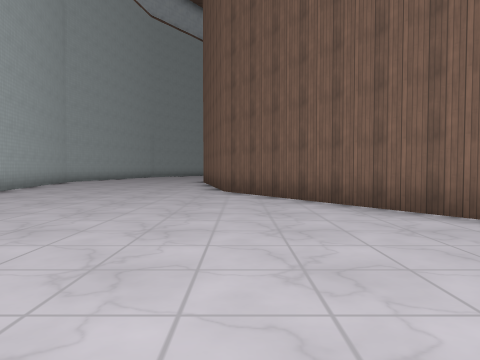
View 1 (above)

21 first-person views from a walk through a level from a Godot 3-D game. The camera is 1.2 m above the floor, tilts 2° down and sees 70° across. The floor is counted in squares, 2 m on a side. Each view is taken from the middle of a square. On the plan, view 1 faces up. The plan holds only what a view shows up to about 10 squares ahead; the rest is blank. The place goes on beyond the plan. Flat picture figures and markers are not drawn. Characters and animated objects are not drawn. Some surface patterns are stand-ins.

View 2
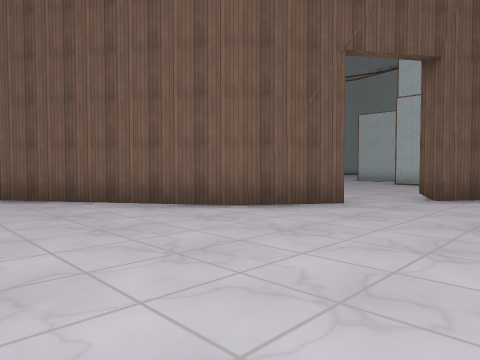

View 3
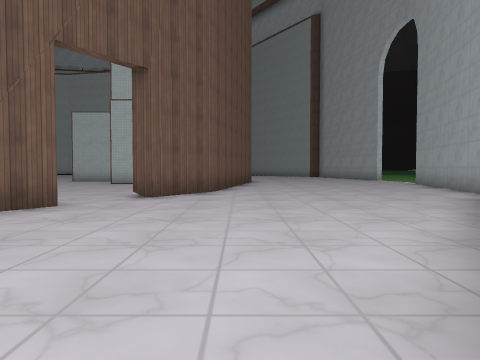

View 4
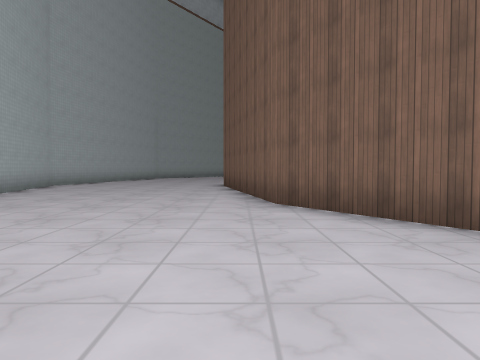

View 5
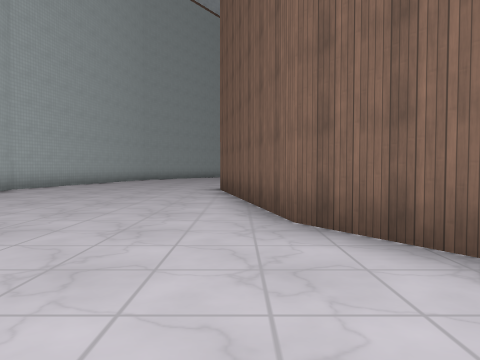

View 6
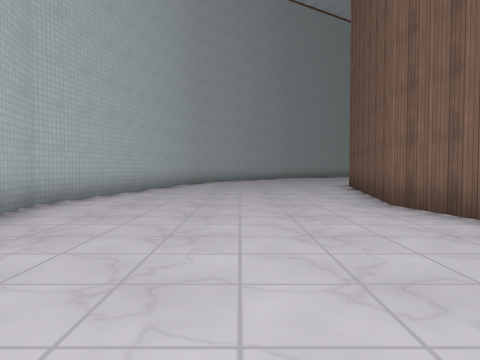

View 7
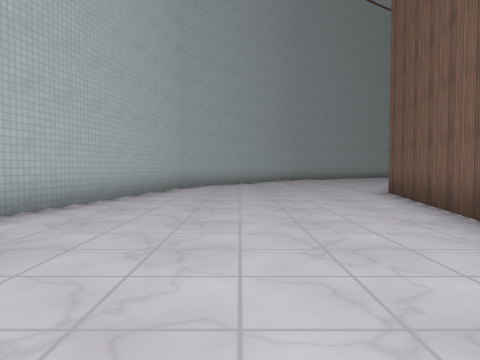

View 8
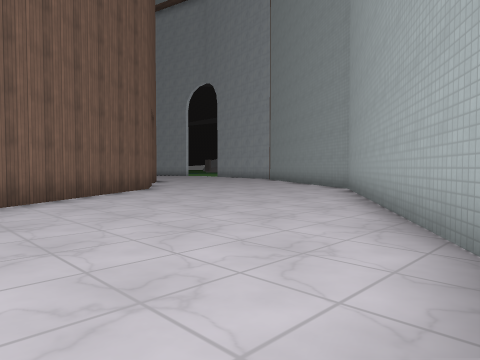

View 9
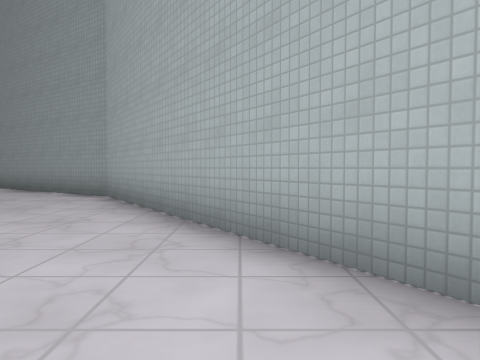

View 10
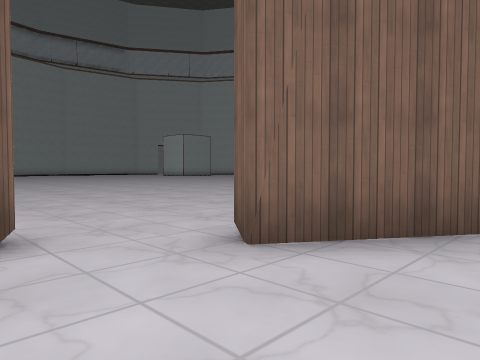

View 11
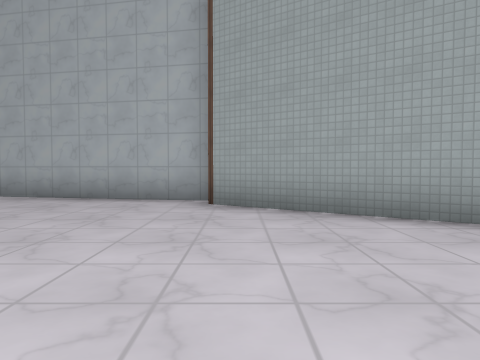

View 12
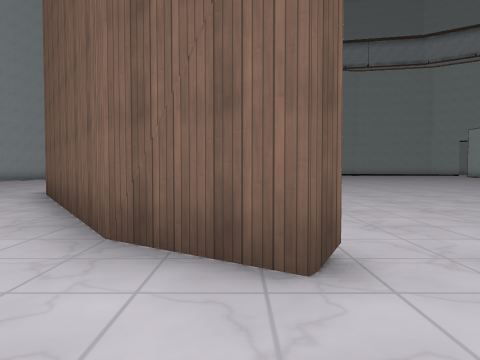

View 13
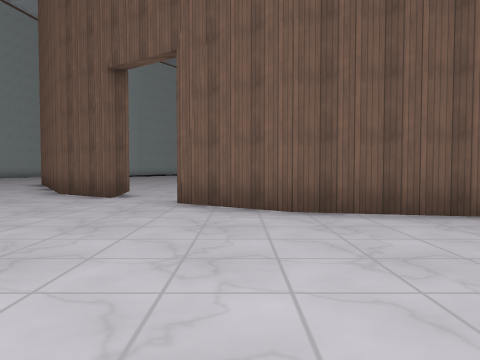

View 14
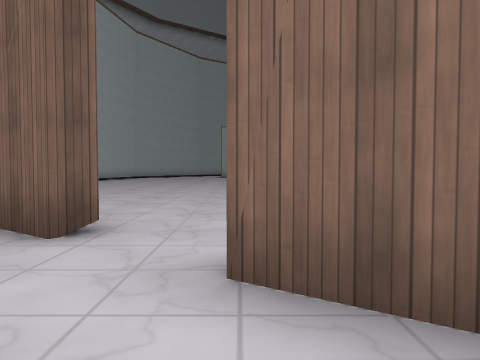

View 15
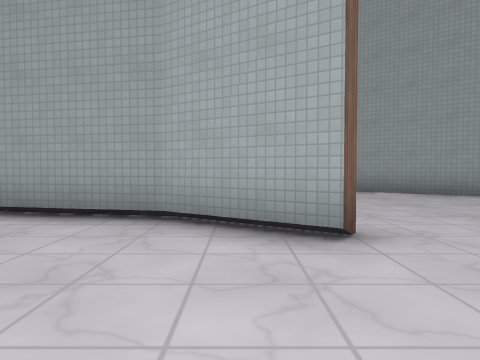

View 16
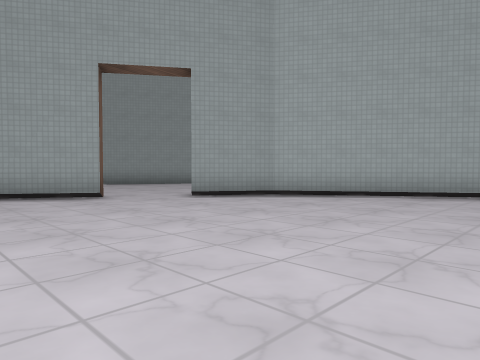

View 17
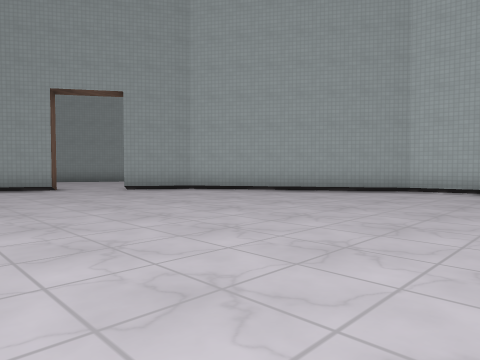

View 18
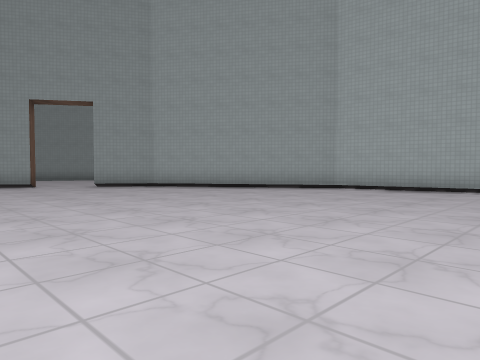

View 19
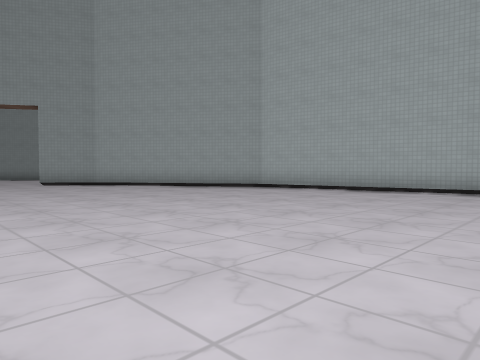

View 20
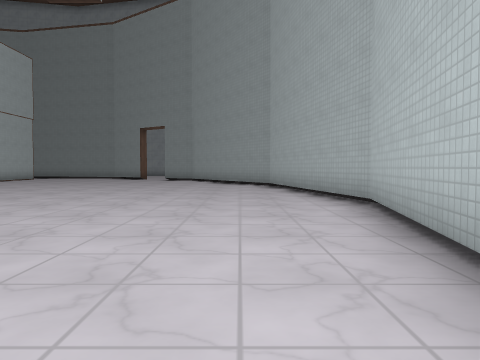

View 21
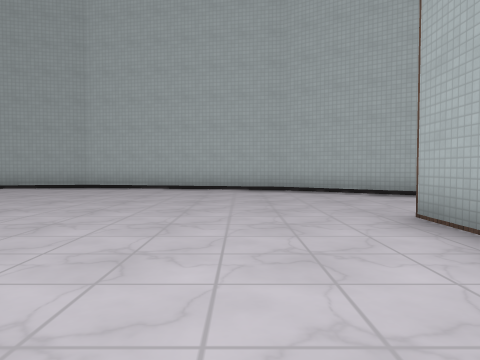

### Floor plan
Points are (right, up) in squares from view 1. A wall is a line through its corners. A room is listed if a view was taken in it or the views show most of it. See-through windows are left out.
Room 1 (views 1, 2, 3, 4, 5, 6, 7, 8, 9, 10, 11, 12, 13, 14)
walls: (-5.6, 6.3) (-1.2, -0.2) (5.6, -4.7); (4.4, 2.9) (2.9, 3.9) (-0.4, 8.8) (-1.5, 14.5) (-0.4, 20.4); (9.6, 0.3) (7.7, 0.7) (5.9, 1.8); (-5.8, 22) (-7.3, 14.5) (-6.2, 8.8); (5.5, -5.3) (9.5, -6.1)
ways out: opening at (5, 3) to room 2
Room 2 (views 15, 16, 17, 18, 19, 20, 21)
walls: (6, 21.2) (4.8, 21.2); (1.6, 22.5) (0, 20.1) (-1.1, 14.5) (0, 9) (3.2, 4.2) (4.7, 3.2) (4.4, 2.9); (5.9, 1.8) (6.2, 2.2) (7.9, 1.1) (9.5, 0.8)
ways out: opening at (5, 3) to room 1

Positions as (right, up) in squares from view 1, and headings:
1: (0, 0), facing up
2: (-1, 0), facing up-right
3: (-1, 0), facing right
4: (-1, 3), facing up
5: (-1, 5), facing up
6: (-4, 9), facing up
7: (-4, 12), facing up
8: (-6, 9), facing down-right
9: (-4, 7), facing down
10: (4, 0), facing up-right
11: (5, 1), facing down
12: (4, 1), facing up
13: (7, -4), facing up
14: (6, 0), facing up
15: (7, 5), facing down
16: (9, 9), facing down-left
17: (9, 12), facing down-left
18: (9, 14), facing down-left
19: (8, 16), facing down-left
20: (1, 20), facing down
21: (9, 19), facing left
